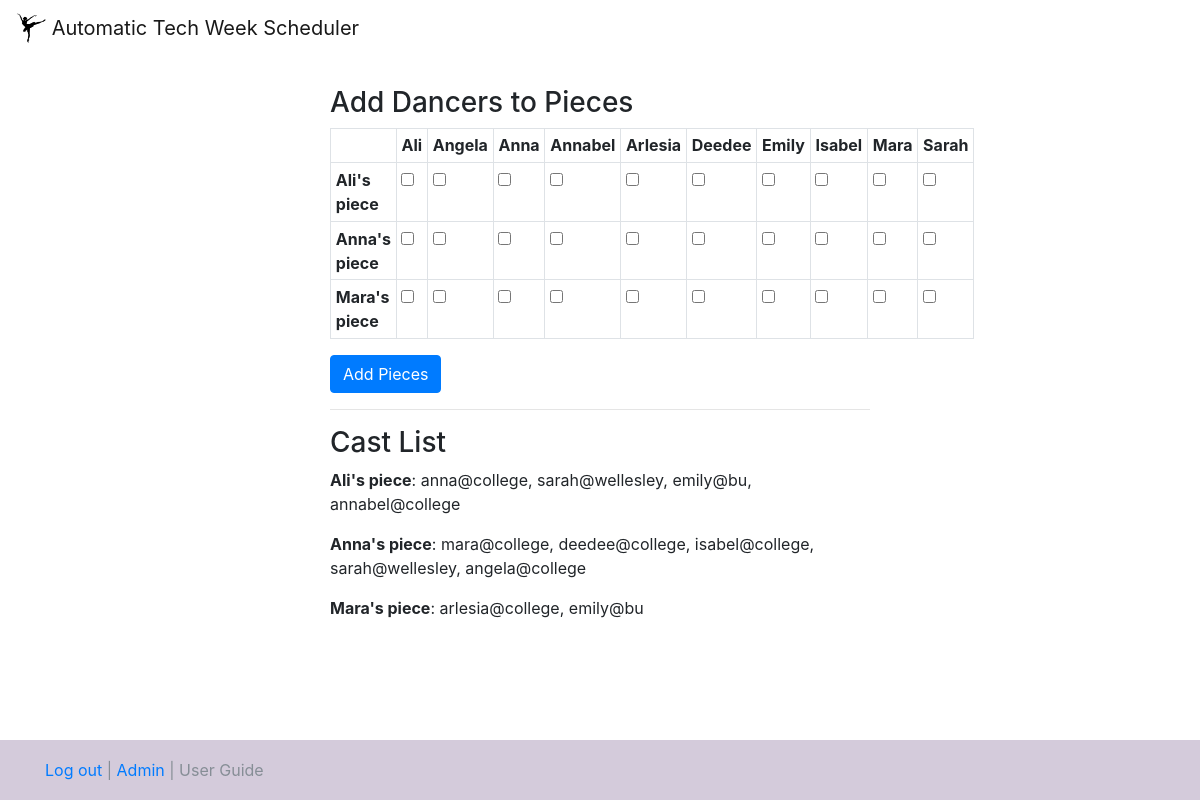
The app's page /add_pieces with its own data.
### user_manager.py (models this page shows)
class _Dancer(_Base):
  __tablename__ = 'dancers'
  id = Column(Integer, primary_key=True)
  username = Column(String)
  firstname = Column(String)
  lastname = Column(String)
  availability = Column(String)
  password = Column(String)
  nonharvard = Column(Boolean)
  choreographer = Column(Boolean)
  dancers = Column(String)

### views.py (the view, shortened to what this page needs)
@app.route("/add_pieces", methods=['GET', 'POST'])
def add_pieces():
  db_list = um.get_user_data_list()
  choreographer_list = um.get_choreographers(db_list)
  return fk.render_template('add_pieces.html', choreographer_list = choreographer_list, dancer_list = db_list)

### user_manager.py (called while the page is built)
def get_user_data_list():
  class Dummy:
    def __init__(self, username, firstname, lastname, nonharvard, choreographer, dancers, availability):
      self.username = username
      self.firstname = firstname
      self.lastname = lastname
      self.nonharvard = nonharvard
      self.choreographer = choreographer
      self.dancers = dancers
      self.availability = availability
  s = _session()
  q = s.query(_Dancer)
  db_list = []
  for u in q:
    if u.username != 'harvardballetcompany@gmail.com':
      db_list.append(Dummy(u.username, u.firstname, u.lastname, u.nonharvard, u.choreographer, u.dancers, u.availability))
  return sorted(db_list, key = lambda x: x.firstname)

def get_choreographers(db_list):
  return [x for x in db_list if x.choreographer]

### templates/add_pieces.html (shortened to what this page needs)
{% extends "base.html" %}
{% block content %}
<h3>Add Dancers to Pieces</h3>
  <form action="/add_pieces", method="post">
  <table class="table table-bordered table-sm">
    <tr>
      <th>&nbsp;</th>
      {% for d in dancer_list %}
      <th scope="col">{{d.firstname}}</th>
      {% endfor %}
    </tr>
    {% for c in choreographer_list %}
      <tr>
        <th scope="row">{{c.firstname}}'s piece</th>
        {% for d in dancer_list %}
        <td>
          <input type="checkbox" name = '{{c.username}},{{d.username}}' value="checked">
        </td>
        {% endfor %}
      </tr>
    {% endfor %}
  </table>
  <input class="btn btn-primary" type="submit" value="Add Pieces">
</form>
<hr>
<h3>Cast List</h3>
{% for c in choreographer_list %}
  <p><b>{{c.firstname}}'s piece</b>: {{c.dancers}}</p>
{% endfor %}
{% endblock %}

### static/custom_style.css (style rules this page uses)
html { position: relative; min-height: 100%; }
body { margin-bottom: 60px; }

### records on screen
_Dancer: firstname "Ali", dancers "anna@college, sarah@wellesley, emily@bu, annabel@college"
_Dancer: firstname "Angela"
_Dancer: firstname "Anna", dancers "mara@college, deedee@college, isabel@college, sarah@wellesley, angela@college"
_Dancer: firstname "Annabel"
_Dancer: firstname "Arlesia"
_Dancer: firstname "Deedee"
_Dancer: firstname "Emily"
_Dancer: firstname "Isabel"
_Dancer: firstname "Mara", dancers "arlesia@college, emily@bu"
_Dancer: firstname "Sarah"
